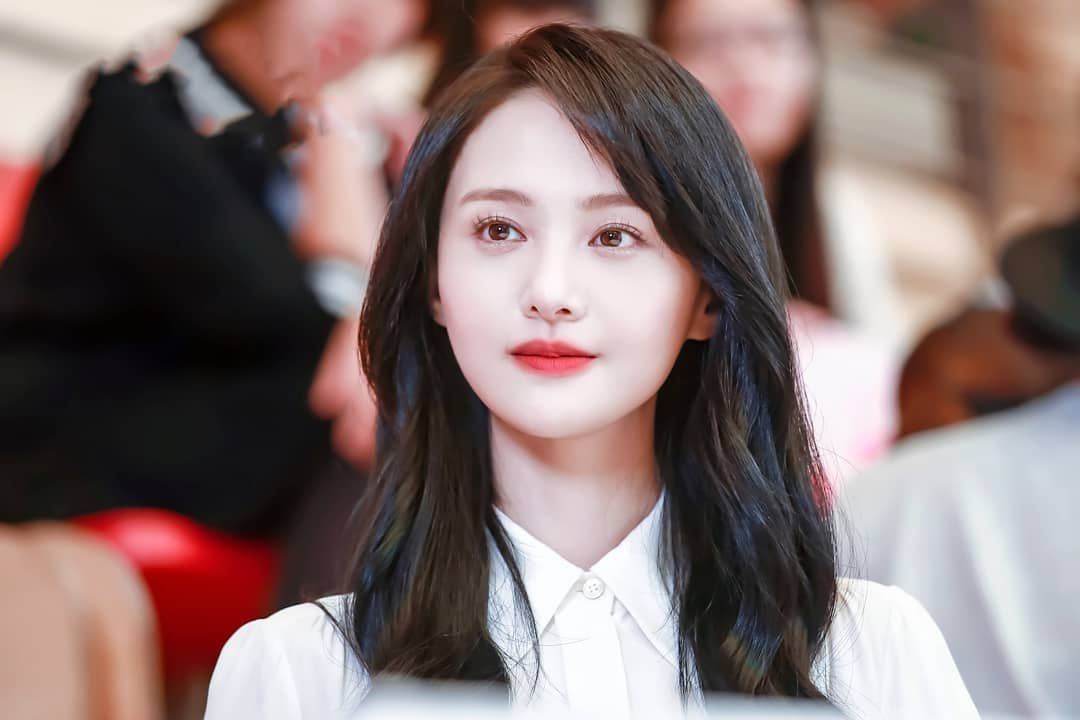
#> input picture PhotoBooth/ZS.jpg, 1080 x 720 px
$ python ThermalSensor.py
#> lines starting #> are read from the running program, lines starting #| are printed output that depends on the picture
import cv2


def thermal_sensor(image):
    """
    Make Image thermal Style
    :param image: numpy.ndarray
    :return: image's style like thermal
    """
    h, w, _ = image.shape
    res = cv2.applyColorMap(image, cv2.COLORMAP_JET)
    return res


img = cv2.imread("ZS.jpg")
#> img is the input picture: shape (720, 1080, 3); mean B, G, R 111.4, 113.4, 132.3
img_thermal = thermal_sensor(img)
#> in thermal_sensor, `res = cv2.applyColorMap(image, cv2.COLORMAP_JET)`:
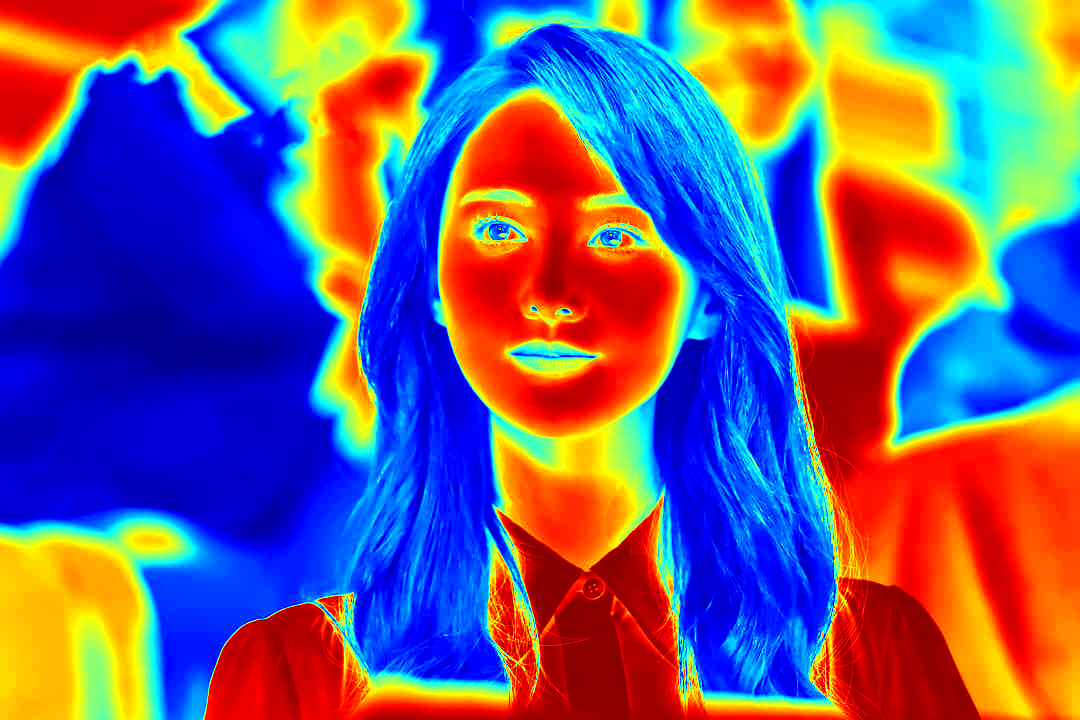
#> res: shape (720, 1080, 3); mean B, G, R 125.4, 92.9, 111
cv2.imshow("Thermal Sensor Style", img_thermal)
cv2.waitKey()
